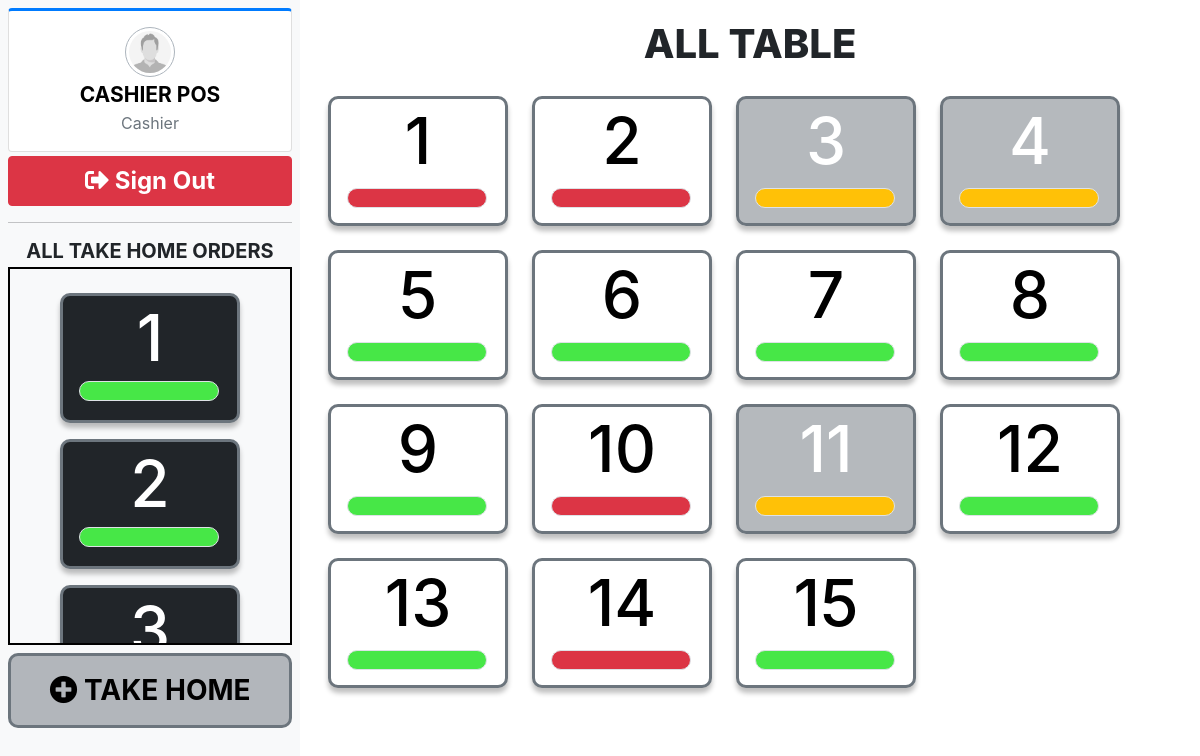
The app's page /pos_hunsa/public/index.php?pg=home (signed in) with its own data.
### tables this page shows
CREATE TABLE `table_info` (
  `table_id` int(11) NOT NULL,
  `disable` tinyint(4) NOT NULL
);

### pos_hunsa/app/models/Auth.php (called while the page is built, shortened)
<?php
class Auth
{
	public static function get($column)
	{
		if(!empty($_SESSION['USER'][$column])){
			return $_SESSION['USER'][$column];
		}
		return "Unknown";
	}
}

### pos_hunsa/app/core/functions.php (called while the page is built, shortened)
<?php
function esc($str)
{
	return htmlspecialchars($str);
}

### pos_hunsa/app/core/database.php (called while the page is built)
<?php
class Database
{
	private function db_connect(){
		$DBHOST = "localhost";
		$DBNAME = "pos_hunsa";
		$DBUSER = "root";
		$DBPASS = "";
		$DBDRIVER = "mysql";
		try{
			$con = new PDO("$DBDRIVER:host=$DBHOST;dbname=$DBNAME",$DBUSER,$DBPASS);
		}catch(PDOException $e){
			echo $e->getMessage();
		}
		return $con;
	}
	public function query($query,$data = array())
	{
		$con = $this->db_connect();
		$smt = $con->prepare($query);
		$check = $smt->execute($data);
		if($check)
		{
			$result = $smt->fetchAll(PDO::FETCH_ASSOC);
			if(is_array($result) && count($result) > 0){
				return $result;
			}
		}
		return false;
	}
}

### pos_hunsa/app/models/Orders.php (called while the page is built, shortened)
<?php
class Orders extends Model
{
    protected $table = "orders";
    public function get_take_home_order()
    {
        $query = "SELECT DISTINCT o.orders_id
        FROM $this->table o
        WHERE (o.table_id IS NULL)
        ORDER BY o.orders_id asc;";
        $db = new Database;
        return $db->query($query);
    }
    public function get_available_table()
    {
        $query = "SELECT t.table_id,t.disable,o.orders_id FROM table_info t
        LEFT JOIN
        (
            SELECT DISTINCT  orders_id,table_id
            FROM $this->table
            WHERE table_id IS NOT NULL
        ) AS o
        ON t.table_id=o.table_id
        ORDER BY t.table_id asc;";
        $db = new Database;
        return $db->query($query);
    }
}

### pos_hunsa/app/views/home.view.php (the view, shortened to what this page needs)
<div class="d-flex">
    <div class="col-3 bg-light p-2 pt-2" style="height:820px;">
        <div class="card card-primary card-outline">
            <div class="card-body box-profile">
                <div class="text-center">
                    <img class="profile-user-img img-fluid img-circle elevation-2" src="./assets/images/user_male.jpg" alt="User profile picture">
                </div>
                <h3 class="profile-username text-center"><a href="#" class="d-block"><?php echo esc(strtoupper(Auth::get(('firstname'))." ".Auth::get(('lastname'))));?></a></h3>
                <p class="text-muted text-center m-0">Cashier</p>
            </div>
        </div>
        <div class="mt-1 mb-3">
            <div class="card-side border-0 mx-auto w-100">
                <a href="index.php?pg=logout"><button class="btn btn-danger w-100" style="font-size: 24px; font-weight: 700"><i class="fa fa-sign-out-alt"></i> Sign Out</button></a>
            </div>
        </div>
        <hr>
        <h3 class="fs-5"> ALL TAKE HOME ORDERS</h3>
        <div class="box js-products overflow-auto align-takehome flex-sm-column h-47 p-3">
            <?php
            $order_class = new Orders;
            try {
                $order = $order_class->get_take_home_order();
            } catch (Exception $e) {
                echo "Data query error";
            }
            if ($order) :
                foreach ($order as $key => $value) :
            ?>
                    <div class="box_table text-center border border-3 border-secondary bg-dark rounded-3 m-2 shadow-xl pb-4">
                        <a href="index.php?pg=order&orders_id=<?php echo $value['orders_id']; ?>">
                            <h6 class="p_table cl text-white"><?php echo $key + 1; ?></h6>
                            <div class="color-bar border rounded-pill bg-available mx-3"></div>
                        </a>
                    </div>
            <?php endforeach;
            endif; ?>
        </div>
        <a href="index.php?pg=order&new_takehome=1">
            <div class="align-center border border-3 border-secondary rounded-3 bg-secondary bg-opacity-50 my-2" style="height:75px;">
                <h3><i class="fa fa-plus-circle"></i> TAKE HOME</h3>
            </div>
        </a>
	</div>
    <div class="container w-80 p-3 h-68">
        <h1 class="mb-3">ALL TABLE</h1>
        <div class="js-products d-flex flex-sm-wrap align-content-start overflow-auto h-95">
            <?php
            $order_class = new Orders;
            try {
                $table = $order_class->get_available_table();
            } catch (Exception $e) {
                echo "Data query error";
            }
            if (!empty($table)) {
                foreach ($table as $key => $value) :
                    if ($value['disable'] == 1) {
                ?>
                        <div class="p-1">
                                <div class="box_table text-center border border-3 border-secondary rounded-3 bg-secondary bg-opacity-50 m-2 shadow-xl">
                                    <h6 class="p_table cl mb-2 text-white"><?php echo $value['table_id']; ?></h6>
                                    <div class="color-bar border rounded-pill bg-warning mx-3"></div>
                                </div>
                        </div>
                    <?php
                    } elseif ($value['orders_id'] == NULL) {
                    ?>
                        <div class="p-1">
                            <a href="index.php?pg=order&new_table_id=<?php echo $value['table_id']; ?>">
                                <div class="box_table text-center border border-3 border-secondary rounded-3 m-2 shadow-xl">
                                    <h6 class="p_table cl mb-2 text-black"><?php echo $value['table_id']; ?> </h6>
                                    <div class="color-bar border rounded-pill bg-available mx-3"></div>
                                </div>
                            </a>
                        </div>
                    <?php
                    } else {
                    ?>
                            <div class="p-1">
                                <a href="index.php?pg=order&orders_id=<?php echo $value['orders_id']; ?>">
                                    <div class="box_table text-center border border-3 border-secondary rounded-3 m-2 shadow-xl">
                                        <h6 class="p_table cl mb-2 text-black"><?php echo $value['table_id']; ?></h6>
                                        <div class="color-bar border rounded-pill bg-danger mx-3"></div>
                                    </div>
                                    </a>
                                </div>
                    <?php
                    }
                    ?>
                <?php endforeach;
                } else { ?>
                    <h3 class="align-center"> No tables to list.</h3>
                <?php } ?>
        </div>
    </div>
</div>

### pos_hunsa/public/assets/css/main.css (style rules this page uses)
body a { text-decoration: none; }
.profile-user-img { border: 1px solid #adb5bd; margin: 0 auto; padding: 3px; width: 50px; }
.profile-username { font-size: 21px; margin-top: 5px; }
.card-primary.card-outline { border-top: 3px solid #007bff; }
.img-circle { border-radius: 50%; }

### records on screen
table_info: table_id "1"
table_info: table_id "2"
table_info: table_id "3"
table_info: table_id "4"
table_info: table_id "5"
table_info: table_id "6"
table_info: table_id "7"
table_info: table_id "8"
table_info: table_id "9"
table_info: table_id "10"
table_info: table_id "11"
table_info: table_id "12"
table_info: table_id "13"
table_info: table_id "14"
table_info: table_id "15"

### other values on screen
Auth::get(('firstname'))." ".Auth::get(('lastname')) "CASHIER POS"
